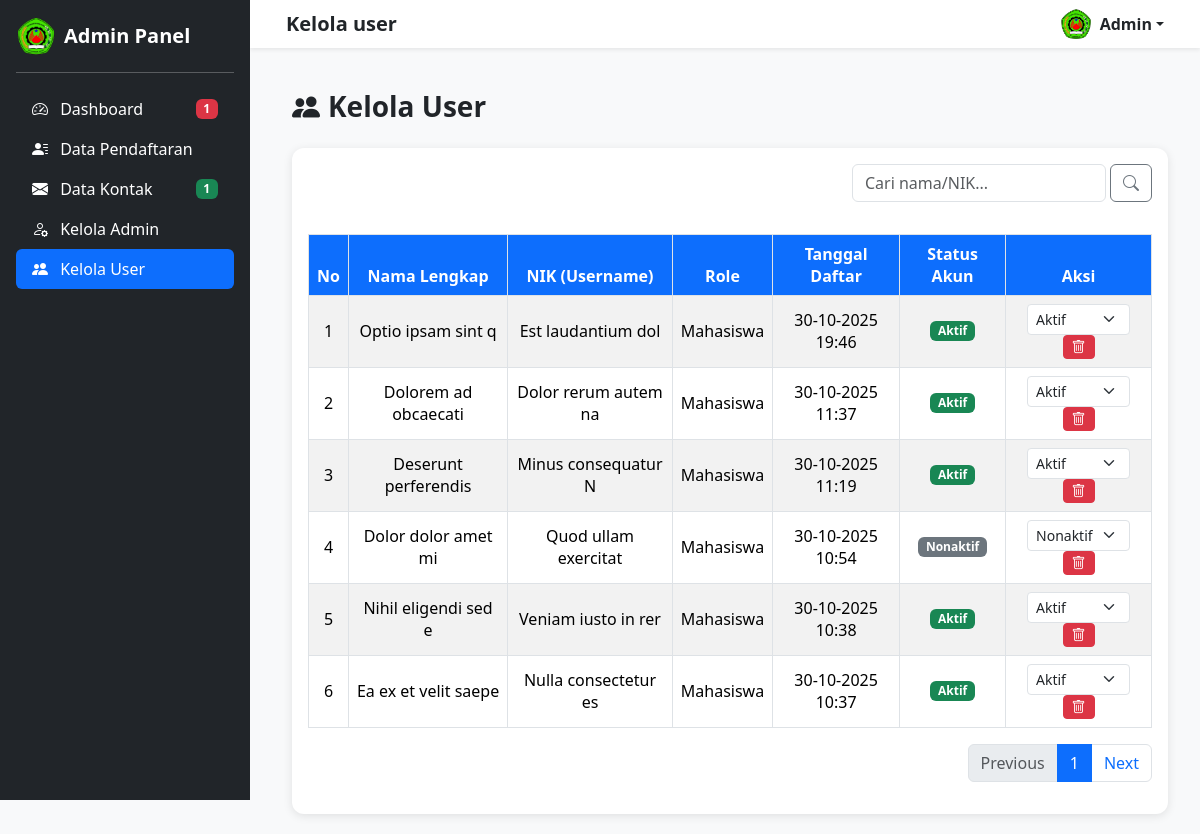
Before: /kelola_user.php with the older database file.
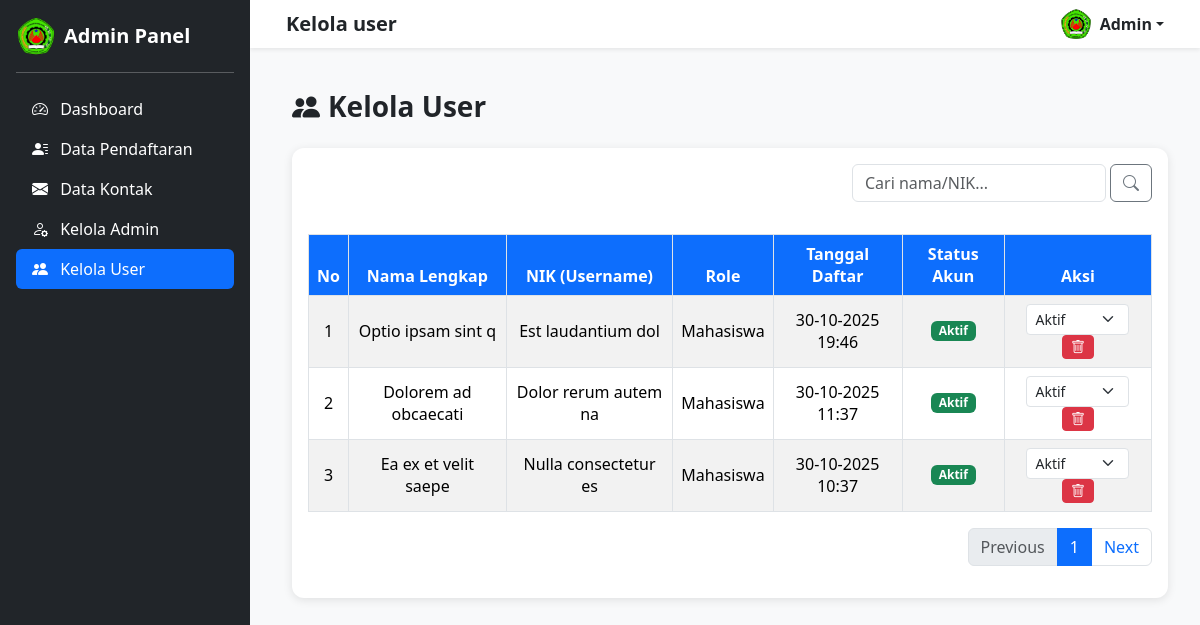
After: the same page with the newer database file.
### tables this page shows
CREATE TABLE `tb_user` (
  `id_user` int(11) NOT NULL,
  `nama_lengkap` varchar(100) DEFAULT NULL,
  `username` varchar(50) DEFAULT NULL,
  `password` varchar(255) DEFAULT NULL,
  `role` enum('mahasiswa','admin') DEFAULT 'mahasiswa',
  `status_akun` enum('aktif','nonaktif') DEFAULT 'nonaktif',
  `tanggal_daftar` datetime DEFAULT current_timestamp()
);

### kelola_user.php (the view, shortened to what this page needs)
<?php
include 'sidebar_admin.php';
include 'koneksi.php';
?>
<!DOCTYPE html>
<html lang="id">
<head>
    <link href="https://cdn.jsdelivr.net/npm/bootstrap@5.3.2/dist/css/bootstrap.min.css" rel="stylesheet">
    <link href="https://cdn.jsdelivr.net/npm/bootstrap-icons@1.11.1/font/bootstrap-icons.css" rel="stylesheet">
</head>
<body>
<div class="content">
    <div class="container-fluid">
        <h3 class="fw-bold mb-4"><i class="bi bi-people-fill me-2"></i>Kelola User</h3>
        <div class="card">
            <div class="card-body">
                <div class="d-flex justify-content-end mb-3">
    <form method="GET" class="d-flex" style="max-width: 300px;">
        <input type="text" name="keyword" value="<?= isset($_GET['keyword']) ? htmlspecialchars($_GET['keyword']) : ''; ?>" class="form-control" placeholder="Cari nama/NIK...">
        <button class="btn btn-outline-secondary ms-1" type="submit"><i class="bi bi-search"></i></button>
    </form>
</div>
                <div class="table-responsive">
                    <table class="table table-bordered table-striped align-middle">
                        <thead>
                            <tr>
                                <th>No</th>
                                <th>Nama Lengkap</th>
                                <th>NIK (Username)</th>
                                <th>Role</th>
                                <th>Tanggal Daftar</th>
                                <th>Status Akun</th>
                                <th>Aksi</th>
                            </tr>
                        </thead>
                        <tbody>
                            <?php
                            $no = 1;
                            $keyword = isset($_GET['keyword']) ? mysqli_real_escape_string($conn, $_GET['keyword']) : '';
if (!empty($keyword)) {
    $sql = "SELECT * FROM tb_user
            WHERE nama_lengkap LIKE '%$keyword%'
               OR username LIKE '%$keyword%'
            ORDER BY id_user DESC";
} else {
    $sql = "SELECT * FROM tb_user ORDER BY id_user DESC";
}
$query = mysqli_query($conn, $sql);
                            if (mysqli_num_rows($query) > 0) {
                                while ($row = mysqli_fetch_assoc($query)) {
                                    $badgeClass = ($row['status_akun'] == 'aktif') ? 'bg-success' : 'bg-secondary';
                            ?>
                            <tr>
                                <td><?= $no++; ?></td>
                                <td><?= htmlspecialchars($row['nama_lengkap']); ?></td>
                                <td><?= htmlspecialchars($row['username']); ?></td>
                                <td><?= ucfirst($row['role']); ?></td>
                                <td><?= date('d-m-Y H:i', strtotime($row['tanggal_daftar'])); ?></td>
                                <td><span class="badge <?= $badgeClass; ?>"><?= ucfirst($row['status_akun']); ?></span></td>
                                <td>
                                    <form action="registrasi/update_status_user.php" method="POST" class="d-inline">
                                        <select name="status_akun" class="form-select form-select-sm d-inline w-auto" onchange="this.form.submit()">
                                            <option value="aktif" <?= ($row['status_akun'] == 'aktif') ? 'selected' : ''; ?>>Aktif</option>
                                            <option value="nonaktif" <?= ($row['status_akun'] == 'nonaktif') ? 'selected' : ''; ?>>Nonaktif</option>
                                        </select>
                                    </form>
                                    <a href="hapus_user.php?id=<?= $row['id_user']; ?>" class="btn btn-sm btn-danger" onclick="return confirm('Yakin ingin menghapus user ini?');"><i class="bi bi-trash"></i></a>
                                </td>
                            </tr>
                            <?php
                                }
                            } else {
                                echo "<tr><td colspan='7' class='text-center text-muted'>Belum ada user terdaftar.</td></tr>";
                            }
                            ?>
                        </tbody>
                    </table>
                </div>
                <nav aria-label="Page navigation example">
                    <ul class="pagination justify-content-end">
                        <li class="page-item disabled"><a class="page-link">Previous</a></li>
                        <li class="page-item active"><a class="page-link" href="#">1</a></li>
                        <li class="page-item"><a class="page-link" href="#">Next</a></li>
                    </ul>
                </nav>
            </div>
        </div>
    </div>
</div>
</body>
</html>

### sidebar_admin.php (shortened to what this page needs)
<?php
include 'koneksi.php';
$jumlah_pendaftaran_pending = mysqli_fetch_assoc(mysqli_query(
    $conn,
    "SELECT COUNT(*) AS total FROM tb_pendaftaran WHERE status_pendaftaran = 'Pending'"
))['total'];
$jumlah_pesan_baru = mysqli_fetch_assoc(mysqli_query(
    $conn,
    "SELECT COUNT(*) AS total FROM kontak WHERE status_baca = 'belum baca'"
))['total'];
$total_notif = $jumlah_pendaftaran_pending + $jumlah_pesan_baru;
?>
<nav class="navbar navbar-expand-lg navbar-light bg-white shadow-sm fixed-top px-4">
    <div class="container-fluid">
        <?php
        $current_page = basename($_SERVER['PHP_SELF'], ".php");
        $page_titles = [
            'dashboard_admin' => 'Dashboard Admin',
            'data_pendaftaran' => 'Data Pendaftaran',
            'kelola_galeri' => 'Kelola Galeri',
            'kelola_pengasuh' => 'Kelola Pengasuh',
            'kelola_tentang_kami' => 'Kelola Tentang Kami',
            'kelola_kontak' => 'Kelola Kontak',
        ];
        $page_title = $page_titles[$current_page] ?? ucfirst(str_replace('_', ' ', $current_page));
        ?>
        <h5 class="fw-bold mb-0"><?= htmlspecialchars($page_title) ?></h5>
        <div class="dropdown ms-auto">
            <a href="#" class="d-flex align-items-center text-dark text-decoration-none dropdown-toggle"
                id="dropdownUser" data-bs-toggle="dropdown" aria-expanded="false">
                <img src="img/logo.png" alt="" width="32" height="32" class="rounded-circle me-2">
                <strong>Admin</strong>
            </a>
        </div>
    </div>
</nav>
<?php
$current_page = basename($_SERVER['PHP_SELF']);
?>
<div class="sidebar bg-dark text-white p-3" id="sidebar">
    <a href="dashboard_admin.php" class="d-flex align-items-center mb-3 text-white text-decoration-none">
        <img src="img/logo.png" alt="Logo" width="40" class="me-2">
        <span class="fs-5 fw-bold">Admin Panel</span>
    </a>
    <hr>
    <ul class="nav nav-pills flex-column mb-auto" id="sidebarMenu">
        <li>
            <a href="dashboard_admin.php"
                class="nav-link text-white d-flex justify-content-between align-items-center <?php echo ($current_page == 'dashboard_admin.php') ? 'active' : ''; ?>">
                <span><i class="bi bi-speedometer2 me-2"></i> Dashboard</span>
                <?php if ($total_notif > 0): ?>
                    <span class="badge bg-danger"><?= $total_notif; ?></span>
                <?php endif; ?>
            </a>
        </li>
        <li>
            <a href="data_pendaftaran.php"
                class="nav-link text-white d-flex justify-content-between align-items-center <?php echo ($current_page == 'data_pendaftaran.php') ? 'active' : ''; ?>">
                <span><i class="bi bi-person-lines-fill me-2"></i> Data Pendaftaran</span>
            </a>
        </li>
        <li>
            <a href="data_kontak.php"
                class="nav-link text-white d-flex justify-content-between align-items-center <?php echo ($current_page == 'data_kontak.php') ? 'active' : ''; ?>">
                <span><i class="bi bi-envelope-fill me-2"></i> Data Kontak</span>
                <?php if ($jumlah_pesan_baru > 0): ?>
                    <span class="badge bg-success"><?= $jumlah_pesan_baru; ?></span>
                <?php endif; ?>
            </a>
        </li>
        <li>
            <a href="kelola_admin.php"
                class="nav-link text-white <?php echo ($current_page == 'kelola_admin.php') ? 'active' : ''; ?>">
                <i class="bi bi-person-gear me-2"></i> Kelola Admin
            </a>
        </li>
        <li>
            <a href="kelola_user.php"
                class="nav-link text-white <?php echo ($current_page == 'kelola_user.php') ? 'active' : ''; ?>">
                <i class="bi bi-people-fill me-2"></i> Kelola User
            </a>
        </li>
    </ul>
</div>

### sidebar_admin.php (style rules this page uses)
.sidebar { z-index: 1040; }
@media (min-width: 992px) { .navbar { margin-left: 250px; width: calc(100% - 250px); transition: all 0.3s ease; } }
.sidebar { width: 250px; min-height: 100vh; position: fixed; top: 0; left: 0; padding-top: 70px; transition: all 0.3s ease; z-index: 1040; }
.nav-link.active { background-color: #0d6efd !important; border-radius: 8px; }

### kelola_user.php (style rules this page uses)
body { background-color: #f8f9fa; }
.content { margin-left: 260px; padding: 90px 20px 20px 20px; }
.card { border: none; box-shadow: 0px 2px 10px rgba(0, 0, 0, 0.1); border-radius: 12px; }
.table th { background-color: #0d6efd; color: #fff; text-align: center; }
.table td { text-align: center; vertical-align: middle; }

Changed rows visible on the page:
removed tb_user: nama_lengkap "Deserunt perferendis", username "Minus consequatur N", role "Mahasiswa", tanggal_daftar "30-10-2025 11:19", status_akun "Aktif"
removed tb_user: nama_lengkap "Dolor dolor amet mi", username "Quod ullam exercitat", role "Mahasiswa", tanggal_daftar "30-10-2025 10:54", status_akun "Nonaktif"
removed tb_user: nama_lengkap "Nihil eligendi sed e", username "Veniam iusto in rer", role "Mahasiswa", tanggal_daftar "30-10-2025 10:38", status_akun "Aktif"
Other visible differences:
$total_notif: "1" → (not shown)
$jumlah_pesan_baru: "1" → (not shown)
